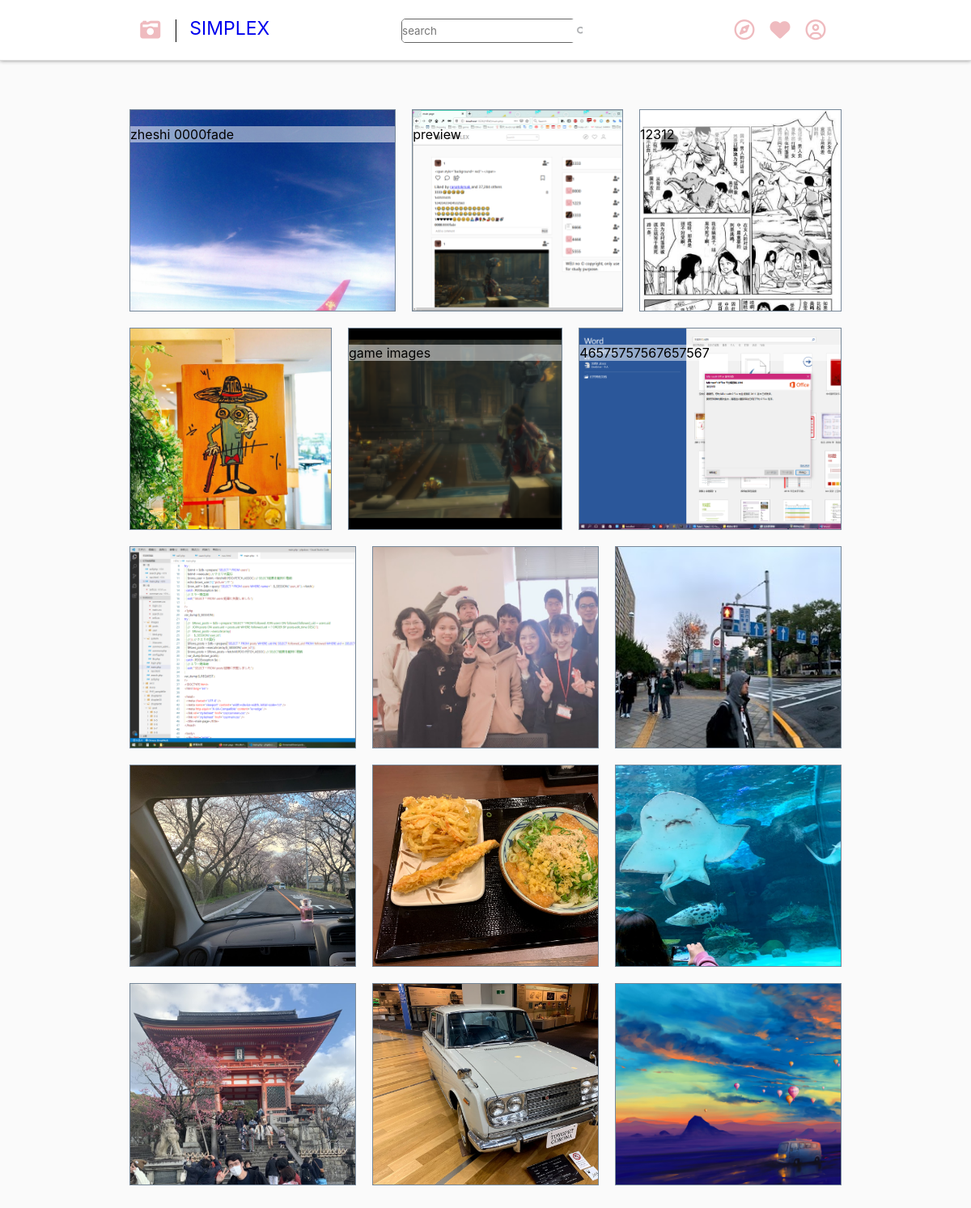
The app's page /gallery.php?liked (signed in) with its own data.
### tables this page shows
CREATE TABLE IF NOT EXISTS `thumbup` (
  `id` int NOT NULL AUTO_INCREMENT,
  `pid` int NOT NULL,
  `uid` int NOT NULL,
  `add_time` timestamp NOT NULL DEFAULT CURRENT_TIMESTAMP,
  PRIMARY KEY (`id`)
);

CREATE TABLE IF NOT EXISTS `posts` (
  `pid` int NOT NULL AUTO_INCREMENT,
  `uid` int NOT NULL,
  `status` int DEFAULT '1',
  `media` text NOT NULL,
  `text` text NOT NULL,
  `post_time` timestamp NOT NULL DEFAULT CURRENT_TIMESTAMP,
  `edit_time` timestamp NOT NULL DEFAULT CURRENT_TIMESTAMP ON UPDATE CURRENT_TIMESTAMP,
  PRIMARY KEY (`pid`),
  KEY `uid` (`uid`)
);

### gallery.php (the view, shortened to what this page needs)
<?php require_once "./system/common_admin.php";?>
<?php
if (isset($_REQUEST['liked'])) {
  $stm = $db->prepare("SELECT * FROM thumbup t join posts p ON t.pid = p.pid WHERE t.uid = ? AND p.status = 1");
  $stm->execute([$_SESSION['user_id']]);
  $rows_liked = $stm->fetchAll();
  $rows = $rows_liked;
}
?>
<!DOCTYPE html>
<html lang="en">
<head>
  <link rel="stylesheet" href="css/commen.css" />
  <link rel="stylesheet" href="css/search.css" />
</head>
<body>
  <div class="wrap">
    <nav>
    </nav>
    <main>
      <?php if (isset($rows)): ?>
      <div class="content <?= isset($_REQUEST['liked']) ? 'liked' : ( isset($_REQUEST['global']) ? 'global' : null ) ;?>">
        <?php foreach($rows as $row)         : ?>
        <div class="item" onclick="location = 'post.php?pid=<?=$row['pid']; ?>'"
          style="background: url('<?='images/posts/' . $row['media'] ;?>') no-repeat; background-size: cover;">
          <p>
            <?=htmlspecialchars($row['text'], ENT_QUOTES, 'UTF-8'); ?>
          </p>
        </div>
        <?php endforeach; ?>
      </div>
      <?php endif; ?>
    </main>
  </div>
</body>
</html>

### css/commen.css (style rules this page uses)
* { box-sizing: border-box; margin: 0; padding: 0; font-family: -apple-system,BlinkMacSystemFont,"Segoe UI",Roboto,Helvetica,Arial,sans-serif; }
body { min-height: 100vh; }
div.wrap { margin: 0 auto; min-height: 100vh; background-color: #fafafa; }
nav { background-color: #fff; display: block; position: sticky; top: 0; height: 75px; border-bottom: #ddd 1px solid; box-shadow: 0 0 5px #888; z-index: 10000; }
nav .nav_box { max-width: 90%; margin: 0 auto; }
nav div.nav_container { margin: 0 auto; max-width: 860px; display: flex; flex-direction: row; align-items: center; justify-content: space-around; height: 75px; }
nav div.logo_container { flex-grow: 1; display: flex; flex-direction: row; }
nav div.logo_container a { text-decoration: none; flex-grow: 1; display: flex; flex-flow: row nowrap; align-items: center; }
nav div.logo_container div.logo_icon { display: inline; vertical-align: bottom; }
.logo_text { transform: translateY(-3px); line-height: 28px; font-size: 23px; }
nav div div.search_container { max-width: 215px; }
nav div div.search_container form { border: 1px solid #666; border-radius: 5px; display: flex; flex-flow: row; align-items: center; }
.search { max-width: 215px; height: 28px; border: none; border-radius: 4px 0 0 4px; }
.search_button { background: url(../images/bind.png) -386px -337px; border: 0; height: 10px; width: 14px; }
nav div div.top_right_container { flex-grow: 1; display: flex; flex-flow: row; justify-content: flex-end; }
.topRightBtnHolder { width: 156px; padding-left: 24px; display: flex; flex-direction: row; justify-content: space-around; }
.wrap i { font-size: 25px; color: rgb(239, 187, 191); }

### css/search.css (style rules this page uses)
main { display: block; }
.content { width: 90vw; max-width: 900px; margin: 0 auto; padding: 50px 0; display: flex; flex-flow: row wrap; justify-content: center; align-content: space-around; }
.item { cursor: pointer; flex-grow: 1; margin: 10px; border: 1px solid lightslategray; min-width: 250px; min-height: 250px; background-color: cyan; background: url(https://via.placeholder.com/250x250) no-repeat ; }
.item p { background: rgba(255, 255, 255, 0.5); word-break:break-all; }

### records on screen
thumbup: pid.media (picture), pid.text "zheshi 0000fade"
thumbup: pid.media (picture), pid.text "preview"
thumbup: pid.media (picture), pid.text "12312"
thumbup: pid.media (picture)
thumbup: pid.media (picture), pid.text "game images"
thumbup: pid.text "46575757567657567"
thumbup: pid.media (picture)
thumbup: pid.media (picture)
thumbup: pid.media (picture)
thumbup: pid.media (picture)
thumbup: pid.media (picture)
thumbup: pid.media (picture)
thumbup: pid.media (picture)
thumbup: pid.media (picture)
